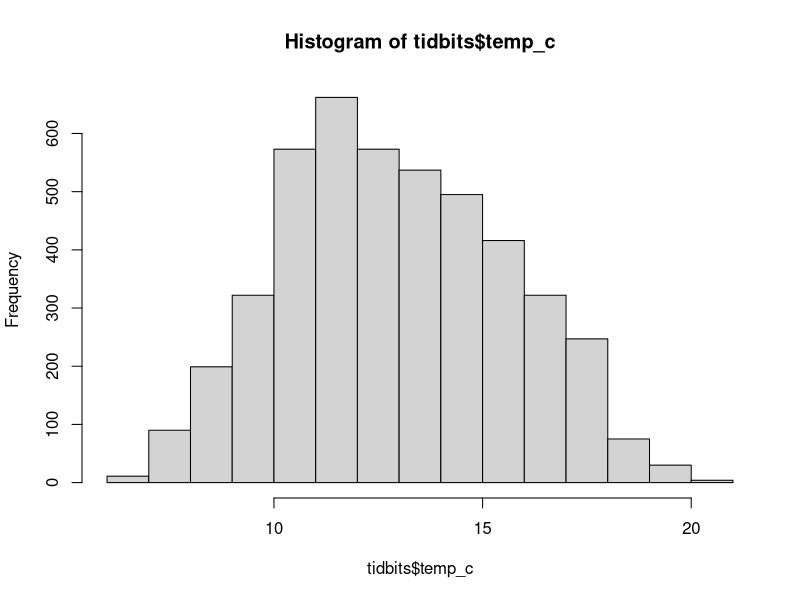

Write the R code that produced this figure.
library(readr)
library(dplyr)
library(tidyr)

Tidbit_and_Buoy_data <- read_csv("Outputs/Tidbit_and_Buoy_data.csv") |> 
  filter(MM %in% 8:9)

tidbits <- select(Tidbit_and_Buoy_data,
                  HRI_Tidbit:SHO_Tidbit) |>
  pivot_longer(HRI_Tidbit:SHO_Tidbit, values_to = "temp_c")


quantile(tidbits$temp_c, probs = 0.9, na.rm = TRUE)
quantile(tidbits$temp_c, probs = 0.95, na.rm = TRUE)
quantile(tidbits$temp_c, probs = 0.99, na.rm = TRUE)
max(tidbits$temp_c,  na.rm = TRUE)

hist(tidbits$temp_c)
